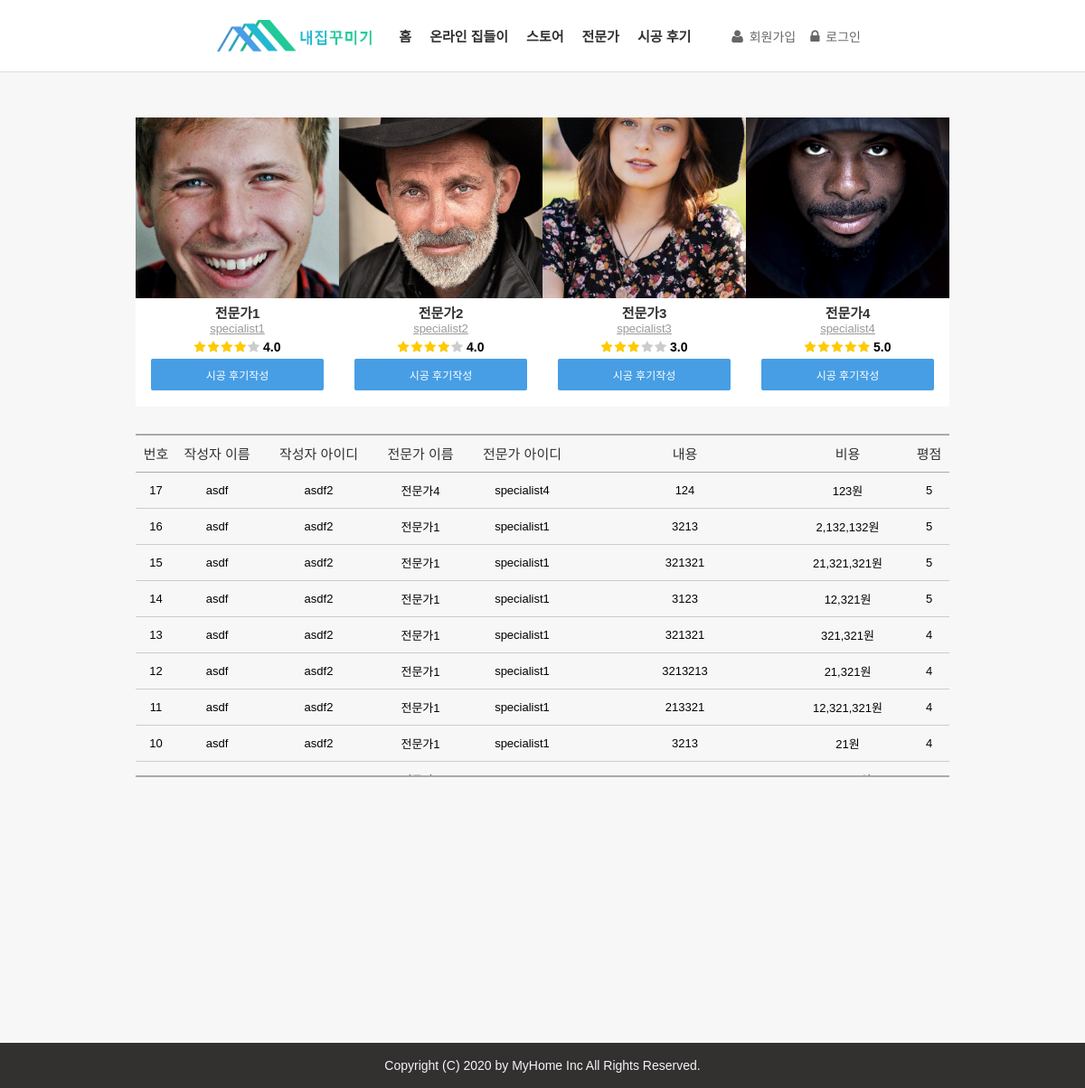
The app's page /expert with its own data.
### tables this page shows
CREATE TABLE `user` (
  `idx` int(11) NOT NULL,
  `id` varchar(100) NOT NULL,
  `password` varchar(1000) NOT NULL,
  `img` varchar(100) NOT NULL,
  `name` varchar(100) NOT NULL,
  `level` int(11) NOT NULL DEFAULT 0
);

CREATE TABLE `exp_review` (
  `idx` int(11) NOT NULL,
  `exp_idx` int(11) NOT NULL,
  `writer` int(11) NOT NULL,
  `pay` int(11) NOT NULL,
  `content` text NOT NULL,
  `grade` int(11) NOT NULL
);

### App/Controller/MasterController.php (called while the page is built, shortened)
<?php
class MasterController {
	public function render($page, $data = []){
		extract($data);
		require __ROOT . "/views/header.php";
		require __ROOT . "/views/".$page.".php";
		require __ROOT . "/views/footer.php";
	}
}

### App/Controller/MainController.php (called while the page is built, shortened)
<?php
class MainController extends MasterController {
	public function expert()
	{
		$sql = 'SELECT * FROM `user` WHERE `level` = 1';
		$expList = DB::fetchAll($sql,[]);
		$sql = "SELECT * FROM `exp_review` ORDER BY `idx` DESC";
		$list = DB::fetchAll($sql,[]);
		$this->render("expert",["expList"=>$expList,"list"=>$list]);
	}
}

### public/index.php (called while the page is built, shortened)
<?php
$url = isset($_GET['url']) ? $_GET['url'] : "/";
Route::route($url);

### App/DB.php (called while the page is built, shortened)
<?php
class DB {
	public static $con = null;
	public static function getDB()
	{
		if(self::$con==null)
		{
			self::$con = new \PDO("mysql:host=localhost;
				dbname=db;charset=utf8mb4;","root");
		}
		return self::$con;
	}
	public static function fetch($sql,$param = [])
	{
		$con = self::getDB();
		$q = $con->prepare($sql);
		$q->execute($param);
		return $q->fetch(\PDO::FETCH_OBJ);
	}
	public static function fetchAll($sql,$param = [])
	{
		$con = self::getDB();
		$q = $con->prepare($sql);
		$q->execute($param);
		return $q->fetchAll(\PDO::FETCH_OBJ);
	}
}

### views/expert.php (the view, shortened to what this page needs)
<div class="screen">
	<div class="expt-list">
		<?php foreach ($expList as $expert) : ?>
		<?php
			$sql = "SELECT * FROM `exp_review` WHERE `exp_idx` = ?";
			$gradeList = DB::fetchAll($sql,[$expert->idx]);
			$len = sizeof($gradeList);
			$grade = 0;
			foreach ($gradeList as $grd) $grade+=$grd->grade;
			if($len != 0) $grade = floor($grade/$len);
		?>
		<div class="expt-item">
			<div class="expt-top">
				<img src="resources/<?= $expert->img ?>" alt="">
			</div>
			<div class="expt-bottom">
				<div class="expt-name"><?= $expert->name ?></div>
				<div class="expt-id"><?= $expert->id ?></div>
				<div class="expt-star">
					<?php for($i = 0; $i < $grade; $i++) : ?>
						<i class="fa fa-star star-yellow"></i>
						<?php endfor; ?>
						<?php for($i = 0; $i < 5-$grade; $i++) : ?>
						<i class="fa fa-star star-gray"></i>
						<?php endfor; ?>
						<span><?= $grade ?>.0</span>
				</div>
				<button class="expt-btn" data-idx="<?= $expert->idx ?>">시공 후기작성</button>
			</div>
		</div>
		<?php endforeach; ?>
	</div>
	<div class="er-table-box">
		<table class="er-table" border="0">
			<tbody>
				<tr>
					<th width="5%">번호</th>
					<th width="10%">작성자 이름</th>
					<th width="15%">작성자 아이디</th>
					<th width="10%">전문가 이름</th>
					<th width="15%">전문가 아이디</th>
					<th>내용</th>
					<th width="15%">비용</th>
					<th width="5%">평점</th>
				</tr>
					<?php foreach ($list as $item) :?>
					<?php
						$sql = "SELECT * FROM `user` WHERE `idx` = ?";
						$exp = DB::fetch($sql,[$item->exp_idx]);
						$user = DB::fetch($sql,[$item->writer]);
					?>
					<tr>
						<td><?= $item->idx ?></td>
						<td><?= $user->name ?></td>
						<td><?= $user->id ?></td>
						<td><?= $exp->name ?></td>
						<td><?= $exp->id ?></td>
						<td class="table-content">
							<?= htmlentities($item->content) ?>
						</td>
						<td><?= number_format($item->pay)  ?>원</td>
						<td><?= $item->grade ?></td>
					</tr>
					<?php endforeach; ?>
			</tbody>
		</table>
	</div>
</div>

### App/Route.php (shortened to what this page needs)
<?php
class Route
{
	public static function route($url)
	{
		foreach(self::${$_SERVER['REQUEST_METHOD']} as $req)
		{
			if($req[0] == $url)
			{
				$actions = explode("@",$req[1]);
				$cInstance = new $cName();
				$cInstance->{$actions[1]}();
				return;
			}
		}
		exit;
	}
}

### public/resources/style.css (style rules this page uses)
* { margin: 0; font-family: "Malgun Gothic", "굴림", "Gulim", "Arial"; padding: 0; box-sizing: border-box; }

### public/css/main.css (style rules this page uses)
.screen { width: 100%; height: calc(100vh - 130px); background-color: #f7f7f7; position: relative; }
.star-yellow { color: #feca02; }
.star-gray { color: #ccc; }
.expt-list { width: 75%; margin: 0 auto; position: relative; top: 50px; height: 320px; display: flex; justify-content: space-between; }
.expt-item { width: 250px; height: 100%; background-color: #fff; position: relative; perspective: 500px; }
.expt-top { width: 100%; height: 200px; }
.expt-top > img { width: 100%; height: 100%; object-fit: cover; }
.expt-bottom { width: 100%; height: calc(100% - 200px); position: relative; display: flex; flex-direction: column; align-items: center; }
.expt-name { font-weight: bold; color: #333030; position: relative; top: 5px; font-size: 15px; }
.expt-id { text-decoration: underline; color: #999; font-size: 13px; margin-top: 5px; }
.expt-star { width: 85%; margin: 0 auto; text-align: center; position: relative; top: 5px; font-size: 14px; letter-spacing: -1px; }
.expt-star > span { color: #000; letter-spacing: 0px; font-weight: bold; margin-left: 2px; }
.expt-btn { width: 85%; position: relative; top: 10px; margin: 0 auto;display: block; font-size: 12px; border:none; background-color: #479ee5; height: 35px; color: #fff; cursor: pointer; border-radius: 2px; outline: none; }
.er-table-box { width: 75%;height: 380px; position: relative; top: 80px; border-top: 2px solid #aaa; border-bottom: 2px solid #aaa; overflow-y: auto; margin: 0 auto; }
.er-table { position: relative; width: 100%;height: 100%; border:none; border-collapse: collapse; }
.er-table > tbody > tr > th { border-bottom: 1px solid #aaa; height: 40px !important; color: #333030; font-weight: 500; font-size: 15px; }
.er-table > tbody > tr { height: 40px; }
.er-table > tbody > tr:not(:first-child) > td { font-size: 13px; text-align: center; height: 40px; padding: 5px 0; border-bottom: 1px solid #ccc; }

### records on screen
user: img (picture), name "전문가1", id "specialist1", grade "4"
user: img (picture), name "전문가2", id "specialist2", grade "4"
user: img (picture), name "전문가3", id "specialist3", grade "3"
user: img (picture), name "전문가4", id "specialist4", grade "5"
exp_review: idx "17", user.name "asdf", user.id "asdf2", user.name "전문가4", user.id "specialist4", content "124", pay "123", grade "5"
exp_review: idx "16", user.name "asdf", user.id "asdf2", user.name "전문가1", user.id "specialist1", content "3213", pay "2,132,132", grade "5"
exp_review: idx "15", user.name "asdf", user.id "asdf2", user.name "전문가1", user.id "specialist1", content "321321", pay "21,321,321", grade "5"
exp_review: idx "14", user.name "asdf", user.id "asdf2", user.name "전문가1", user.id "specialist1", content "3123", pay "12,321", grade "5"
exp_review: idx "13", user.name "asdf", user.id "asdf2", user.name "전문가1", user.id "specialist1", content "321321", pay "321,321", grade "4"
exp_review: idx "12", user.name "asdf", user.id "asdf2", user.name "전문가1", user.id "specialist1", content "3213213", pay "21,321", grade "4"
exp_review: idx "11", user.name "asdf", user.id "asdf2", user.name "전문가1", user.id "specialist1", content "213321", pay "12,321,321", grade "4"
exp_review: idx "10", user.name "asdf", user.id "asdf2", user.name "전문가1", user.id "specialist1", content "3213", pay "21", grade "4"
